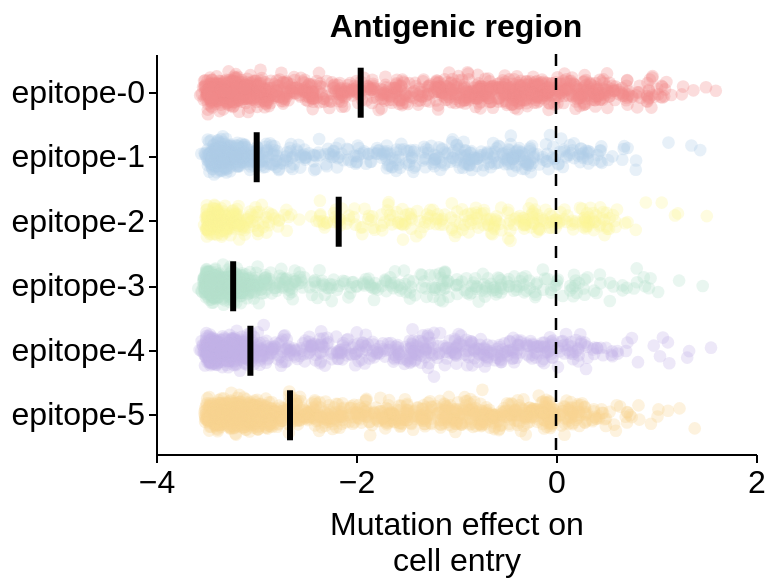

Notebook code cell kept with this figure:
### Code cell
# ---------------------------------------------------------------------------
# Define colors and order
order = [
    'epitope-0',
    'epitope-1',
    'epitope-2',
    'epitope-3',
    'epitope-4',
    'epitope-5'
]

colors = {
    'epitope-0': '#F28C8C',   # pink
    'epitope-5': '#F7D593',   # peach
    'epitope-3': '#B7E1CD',   # mint green
    'epitope-4': '#C4B4E7',   # lavender
    'epitope-2': '#FDF699',   # light yellow
    'epitope-1': '#AFCDE7'    # light blue
}

# ---------------------------------------------------------------------------
# Filter to only rows with valid region and effect
plot_df = func_data_for_heatmap.dropna(
    subset=['region', 'effect']
).copy()

# Add jitter for yOffset (Altair requires this precomputed)
plot_df['jitter'] = np.random.normal(
    loc=0,
    scale=0.2,
    size=len(plot_df)
)

# ---------------------------------------------------------------------------
# Scatter points
points = alt.Chart(plot_df).mark_circle(
    size=40,
    opacity=0.3
).encode(
    y=alt.Y(
        "region:N",
        sort=order,
        title=None
    ),
    x=alt.X(
        "effect:Q",
        title=["Mutation effect on", "cell entry"]
    ),
    yOffset=alt.YOffset("jitter:Q"),
    color=alt.Color(
        "region:N",
        scale=alt.Scale(
            domain=order,
            range=[colors[o] for o in order]
        ),
        legend=None
    ),
    tooltip=['site', 'wildtype', 'mutant', 'effect']
)

# ---------------------------------------------------------------------------
# Median effect lines
median_line = alt.Chart(plot_df).mark_tick(
    color='black',
    thickness=3,
    size=25
).encode(
    y=alt.Y(
        'region:N',
        sort=order
    ),
    x='median(effect):Q'
)

# ---------------------------------------------------------------------------
# Vertical reference line at x = 0
vline = alt.Chart(
    pd.DataFrame({'x': [0]})
).mark_rule(
    color='black',
    size=1.25,
    opacity=1.0,
    strokeDash=[6, 6]
).encode(
    x='x:Q'
)

# ---------------------------------------------------------------------------
# Combine all layers
chart = alt.layer(
    points,
    median_line,
    vline
).properties(
    height=200,
    width=300,
    title=alt.TitleParams(
        text='Antigenic region',
        anchor='middle',
        fontSize=16,
        fontWeight='bold',
    )
)

chart.display()

os.makedirs('output', exist_ok=True)
chart.save('output/cell_entry_by_region_color.html')

### Figure 1 — Vega-Lite specification as saved in the notebook (floating-point values rounded to 4 significant figures; data arrays with more than 128 entries replaced by an {"elided": "..."} marker saying what was removed)
{"config": {"background": "white", "title": {"fontSize": 20, "fontWeight": "normal", "font": "Helvetica", "anchor": "start", "color": "#000000", "orient": "top", "offset": 5, "subtitleColor": "gray", "subtitleFont": "Helvetica", "subtitleFontWeight": "normal", "subtitleFontSize": 18, "subtitlePadding": 2}, "axis": {"domain": true, "domainColor": "black", "domainWidth": 1, "grid": false, "gridColor": "#DEDDDD", "gridWidth": 0.5, "labelFont": "Helvetica", "labelFontSize": 16, "labelFlush": false, "labelFontWeight": "normal", "labelPadding": 2, "tickColor": "black", "tickSize": 4, "tickCount": 3, "tickWidth": 1, "titleFont": "Helvetica", "titleAlign": "center", "titleFontWeight": "normal", "titleFontSize": 16, "titlePadding": 5}, "legend": {"labelFont": "Helvetica", "labelFontSize": 16, "symbolSize": 100, "titleFont": "Helvetica", "titleFontSize": 16, "titleFontWeight": "normal", "padding": 5, "titleLimit": 200, "gradientLength": 100}, "range": {"category": ["#4e79a7", "#f28e2c", "#e15759", "#76b7b2", "#59a14f", "#edc949", "#af7aa1", "#ff9da7", "#9c755f", "#bab0ab"], "diverging": ["#c7e9b4", "#7fcdbb", "#41b6c4", "#1d91c0", "#225ea8", "#253494"]}, "view": {"stroke": "white", "strokeWidth": 0}, "text": {"font": "Helvetica", "fontSize": 16}}, "layer": [{"data": {"name": "data-4e1f874f3463cb270352f1c4a1364cf2"}, "mark": {"type": "circle", "opacity": 0.3, "size": 40}, "encoding": {"color": {"field": "region", "legend": null, "scale": {"domain": ["epitope-0", "epitope-1", "epitope-2", "epitope-3", "epitope-4", "epitope-5"], "range": ["#F28C8C", "#AFCDE7", "#FDF699", "#B7E1CD", "#C4B4E7", "#F7D593"]}, "type": "nominal"}, "tooltip": [{"field": "site", "type": "quantitative"}, {"field": "wildtype", "type": "nominal"}, {"field": "mutant", "type": "nominal"}, {"field": "effect", "type": "quantitative"}], "x": {"field": "effect", "title": ["Mutation effect on", "cell entry"], "type": "quantitative"}, "y": {"field": "region", "sort": ["epitope-0", "epitope-1", "epitope-2", "epitope-3", "epitope-4", "epitope-5"], "title": null, "type": "nominal"}, "yOffset": {"field": "jitter", "type": "quantitative"}}}, {"data": {"name": "data-4e1f874f3463cb270352f1c4a1364cf2"}, "mark": {"type": "tick", "color": "black", "size": 25, "thickness": 3}, "encoding": {"x": {"aggregate": "median", "field": "effect", "type": "quantitative"}, "y": {"field": "region", "sort": ["epitope-0", "epitope-1", "epitope-2", "epitope-3", "epitope-4", "epitope-5"], "type": "nominal"}}}, {"data": {"name": "data-d285a7403ed98ae579761d64a864032b"}, "mark": {"type": "rule", "color": "black", "opacity": 1.0, "size": 1.25, "strokeDash": [6, 6]}, "encoding": {"x": {"field": "x", "type": "quantitative"}}}], "height": 200, "title": {"text": "Antigenic region", "anchor": "middle", "fontSize": 16, "fontWeight": "bold"}, "width": 300, "$schema": "https://vega.github.io/schema/vega-lite/v5.20.1.json", "datasets": {"data-4e1f874f3463cb270352f1c4a1364cf2": {"elided": "5518 records"}, "data-d285a7403ed98ae579761d64a864032b": [{"x": 0}]}}
